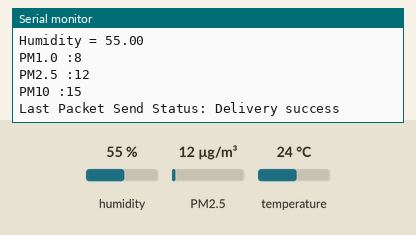
Simulated run of this sketch. Board: ESP8266 (NodeMCU). On the bench: the last lines printed to the serial monitor. The test bench sets the inputs (shaded band); at power-on: humidity 55 %, PM2.5 12 µg/m³, temperature 24 °C.

Above: at 1.6 s.
1.7 s: humidity set to 22 %
3.2 s: PM2.5 set to 6 µg/m³
At 4.32 s:
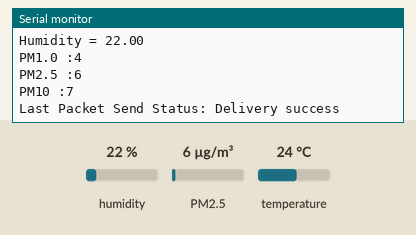
4.7 s: temperature set to 12 °C
6.2 s: PM2.5 set to 75 µg/m³
At 6.76 s:
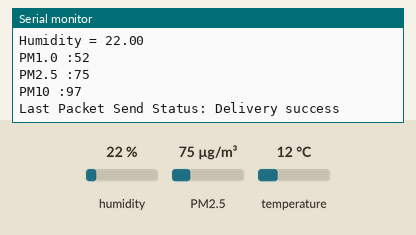
7.7 s: humidity set to 40 %
Timing chart, 0 to 10.2 s (numbered marks = the images above; inputs shaded):
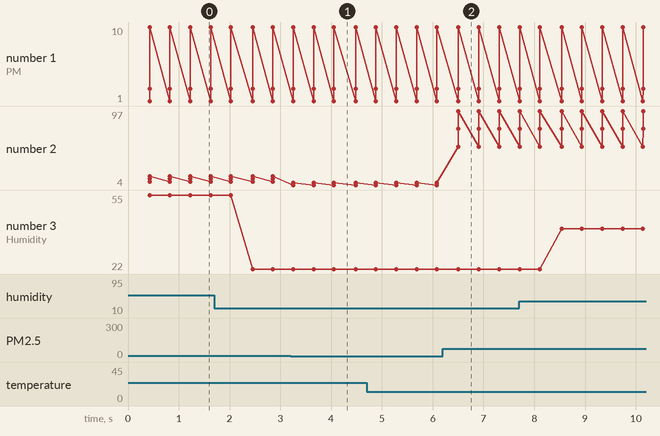

Measured:
- after the input at 3.2 s, the serial monitor: prints a new line after 0.05 s (image 1)
- after the input at 6.2 s, the serial monitor: prints a new line after 0.31 s (image 2)
- plotted number 2: 15 → 7 after the input at 3.2 s, 7 → 97 after the input at 6.2 s
- plotted number 3: 55 → 22 after the input at 1.7 s, 22 → 40 after the input at 7.7 s

The sketch:

ESP_01_TX.ino
```cpp
//   // ESP 01
// //// SENDER


// #include <ESP8266WiFi.h>
// #include <espnow.h>
// #include<DHT.h>
// #include "PMS.h"
// #include "SoftwareSerial.h"


// #define DHTPIN 2   //D4
// #define DHTTYPE DHT11

// DHT dht(DHTPIN, DHTTYPE);

// SoftwareSerial Serial1(3,1); // RX, TX
// //SoftwareSerial Serial(); // RX, TX

// PMS pms(Serial1);
// PMS::DATA data;

// // REPLACE WITH RECEIVER MAC Address
// //uint8_t broadcastAddress[] = {0xAC, 0x0B, 0xFB, 0xD9, 0x1D, 0x02};

// //8C:AA:B5:69:2B:05 /// ESP 01
// uint8_t broadcastAddress[] = {0x8C, 0xAA, 0xB5, 0x69, 0x2B, 0x05};

// // Structure example to send data
// // Must match the receiver structure
// typedef struct struct_message {
//   char a[32];
//   String st;
//   float t;
//   String sh;
//   float h;
//   String lcdd;

//   float pm1;
//   String spm1;
//   float pm25;
//   String spm25;
//   float pm10;
//   String spm10;


// } struct_message;

// // Create a struct_message called myData
// struct_message myData;

// unsigned long lastTime = 0;
// unsigned long timerDelay = 900;  // send readings timer

// // Callback when data is sent
// void OnDataSent(uint8_t *mac_addr, uint8_t sendStatus) {
//   Serial.print("Last Packet Send Status: ");
//   if (sendStatus == 0){
//     Serial.println("Delivery success");
//   }
//   else{
//     Serial.println("Delivery fail");
//   }
// }

// void setup() {
//   // Init Serial Monitor
//   Serial.begin(115200);
//   dht.begin();


//   // Set device as a Wi-Fi Station
//   WiFi.mode(WIFI_STA);

//   // Init ESP-NOW
//   if (esp_now_init() != 0) {
//     Serial.println("Error initializing ESP-NOW");
//     return;
//   }

//   // Once ESPNow is successfully Init, we will register for Send CB to
//   // get the status of Trasnmitted packet
//   esp_now_set_self_role(ESP_NOW_ROLE_CONTROLLER);
//   esp_now_register_send_cb(OnDataSent);

//   // Register peer
//   esp_now_add_peer(broadcastAddress, ESP_NOW_ROLE_SLAVE, 1, NULL, 0);
// }

// void loop() {
//     float humidity = dht.readHumidity();
//   float temperature = dht.readTemperature();
//   float PM1=String(data.PM_AE_UG_1_0);
//   float PM25=String(data.PM_AE_UG_2_5);
//   float PM10=String(data.PM_AE_UG_10_0);

//   if ((millis() - lastTime) > timerDelay) {
//     Serial.print("Temperature = ");
//     Serial.println(temperature);
//     Serial.print("Humidity = ");
//     Serial.println(humidity);

//     Serial.print("PM1.0 :");
//     Serial.println(PM1);
//     Serial.print("PM2.5 :");
//     Serial.println(PM25);
//     Serial.print("PM10 :");
//     Serial.println(PM10);

//     // Set values to send
//     strcpy(myData.a, "Temperature and Humidity");
//     myData.st = "Temperature";
//     myData.t = temperature;
//     myData.sh = "Humidity";
//     myData.h = humidity;


//     myData.spm1 = "PM1.0";
//     myData.pm1 = PM1;
//     myData.spm25 = "PM2.5";
//     myData.pm25 = PM25;
//     myData.spm10 = "PM10.0";
//     myData.pm10 = PM10;


//     // Send message via ESP-NOW
//     esp_now_send(broadcastAddress, (uint8_t *) &myData, sizeof(myData));

//     lastTime = millis();
//   }
// }


#include <ESP8266WiFi.h>
#include <espnow.h>
#include <DHT.h>
#include <PMS.h>
#include <SoftwareSerial.h>

#define DHTPIN 2   //D4
#define DHTTYPE DHT11

DHT dht(DHTPIN, DHTTYPE);
SoftwareSerial mySerial(3, 1); // RX, TX

PMS pms(mySerial);
PMS::DATA data;

uint8_t broadcastAddress[] = {0x8C, 0xAA, 0xB5, 0x69, 0x2B, 0x05};

typedef struct struct_message {
  char a[32];
  String st;
  float t;
  String sh;
  float h;
  String lcdd;

  float pm1;
  String spm1;
  float pm25;
  String spm25;
  float pm10;
  String spm10;
} struct_message;

struct_message myData;

unsigned long lastTime = 0;
unsigned long timerDelay = 9;

void OnDataSent(uint8_t *mac_addr, uint8_t sendStatus) {
  Serial.print("Last Packet Send Status: ");
  if (sendStatus == 0){
    Serial.println("Delivery success");
  }
  else{
    Serial.println("Delivery fail");
  }
}

void setup() {
  Serial.begin(115200);
  dht.begin();
  WiFi.mode(WIFI_STA);

  if (esp_now_init() != 0) {
    Serial.println("Error initializing ESP-NOW");
    return;
  }

  esp_now_set_self_role(ESP_NOW_ROLE_CONTROLLER);
  esp_now_register_send_cb(OnDataSent);

  esp_now_add_peer(broadcastAddress, ESP_NOW_ROLE_SLAVE, 1, NULL, 0);
}

void loop() {
  float humidity = dht.readHumidity();
  float temperature = dht.readTemperature();
 // pms.wakeUp();
  delay(300); // Delay to ensure stable sensor readings
  pms.readUntil(data);

  if ((millis() - lastTime) > timerDelay) {
    Serial.print("Temperature = ");
    Serial.println(temperature);
    Serial.print("Humidity = ");
    Serial.println(humidity);

    Serial.print("PM1.0 :");
    Serial.println(data.PM_AE_UG_1_0);
    Serial.print("PM2.5 :");
    Serial.println(data.PM_AE_UG_2_5);
    Serial.print("PM10 :");
    Serial.println(data.PM_AE_UG_10_0);

    strcpy(myData.a, "Temperature and Humidity");
    myData.st = "Temperature";
    myData.t = temperature;
    myData.sh = "Humidity";
    myData.h = humidity;

    myData.spm1 = "PM1.0";
    myData.pm1 = static_cast<float>(data.PM_AE_UG_1_0);
    myData.spm25 = "PM2.5";
    myData.pm25 = static_cast<float>(data.PM_AE_UG_2_5);
    myData.spm10 = "PM10.0";
    myData.pm10 = static_cast<float>(data.PM_AE_UG_10_0);

    esp_now_send(broadcastAddress, (uint8_t *) &myData, sizeof(myData));
    lastTime = millis();
  }
}
```
